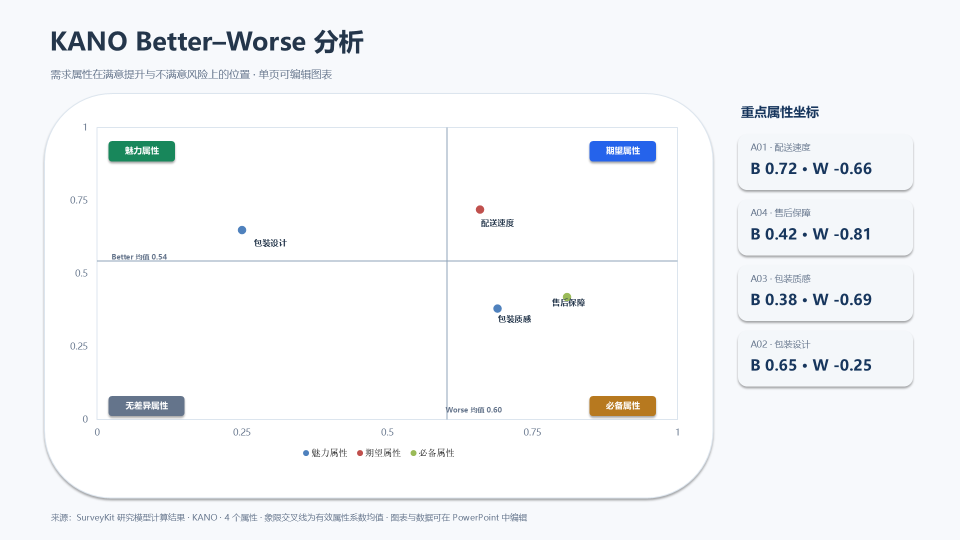
#> input picture kano-axis-qa.png, 1920 x 1080 px, given in place of ., which was not available (shown at 1/2 size)
$ python -i visual_qa.py   (imports and definitions only)
#> lines starting #> are read from the running program, lines starting #| are printed output that depends on the picture; after the words box and inside, x2 and y2 are one past the last pixel; in counts of white or black regions, pixels touching at a corner belong together; pictures that were not available may be replaced by others from this repository, and a replacement may not be noted
"""Optional rendered-image QA for generated PowerPoint files."""

from __future__ import annotations

from dataclasses import asdict, dataclass, field
from pathlib import Path
import shutil
import subprocess
import tempfile
from typing import Any, Iterable

from PIL import Image, ImageChops, ImageStat


@dataclass
class VisualQAResult:
    status: str = "skipped"
    checked_slides: int = 0
    issues: list[dict[str, Any]] = field(default_factory=list)
    score: int = 100
    reason: str = ""
    toolchain: dict[str, str] = field(default_factory=dict)

    @property
    def ok(self) -> bool:
        return not any(issue.get("level") == "error" for issue in self.issues)

    @property
    def error_count(self) -> int:
        return sum(issue.get("level") == "error" for issue in self.issues)

    @property
    def warning_count(self) -> int:
        return len(self.issues) - self.error_count

    # [7 lines left out: function to_dict, not called in this run]


def _background_color(image: Image.Image) -> tuple[int, int, int]:
    rgb = image.convert("RGB")
    width, height = rgb.size
    inset_x = max(0, min(width - 1, int(width * 0.01)))
    inset_y = max(0, min(height - 1, int(height * 0.01)))
    samples = [
        rgb.getpixel((inset_x, inset_y)),
        rgb.getpixel((width - 1 - inset_x, inset_y)),
        rgb.getpixel((inset_x, height - 1 - inset_y)),
        rgb.getpixel((width - 1 - inset_x, height - 1 - inset_y)),
    ]
    return tuple(int(sum(sample[channel] for sample in samples) / len(samples)) for channel in range(3))


def _foreground_mask(image: Image.Image, threshold: int = 28) -> Image.Image:
    rgb = image.convert("RGB")
    if max(rgb.size) > 1000:
        scale = 1000 / max(rgb.size)
        rgb = rgb.resize((max(1, int(rgb.width * scale)), max(1, int(rgb.height * scale))))
    background = Image.new("RGB", rgb.size, _background_color(rgb))
    difference = ImageChops.difference(rgb, background).convert("L")
    return difference.point(lambda value: 255 if value >= threshold else 0)


def _foreground_ratio(mask: Image.Image, box: tuple[int, int, int, int] | None = None) -> float:
    sample = mask.crop(box) if box else mask
    if sample.width <= 0 or sample.height <= 0:
        return 0.0
    mean = ImageStat.Stat(sample).mean[0]
    return float(mean / 255.0)


def inspect_slide_images(paths: Iterable[str | Path]) -> VisualQAResult:
#> called with paths = '../../kano-axis-qa.png'
    result = VisualQAResult(status="completed")
    for slide_index, path in enumerate(paths, 1):
        with Image.open(path) as image:
#> image is the input picture: PIL image 1920x1080 RGB; mean R, G, B 245, 246.7, 248.7
            mask = _foreground_mask(image)
#> in _foreground_mask, `rgb = rgb.resize((max(1, int(rgb.width * scale)), max(1, int(rgb.heigh..`:
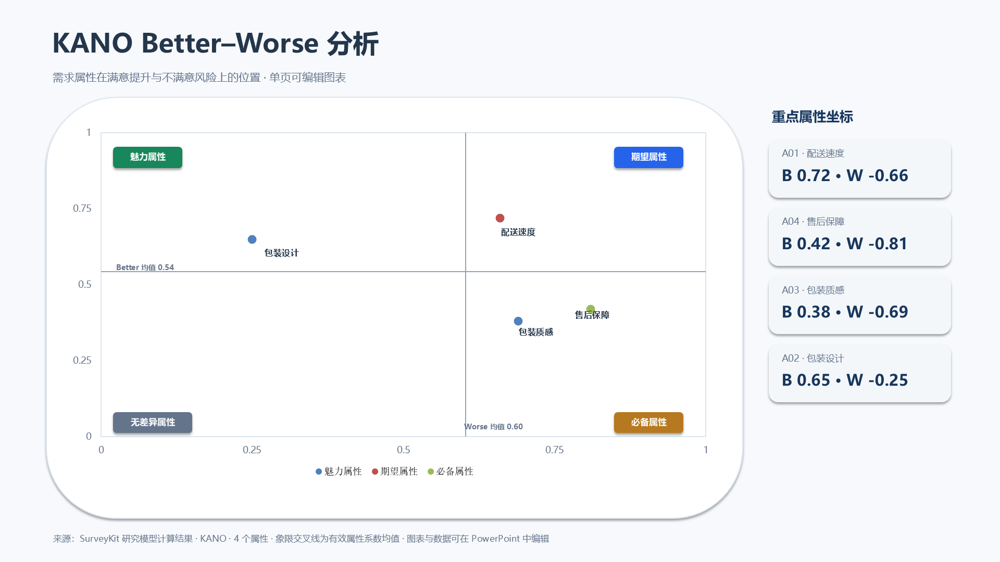
#> rgb: PIL image 1000x562 RGB; mean R, G, B 244.9, 246.7, 248.7
#> in _background_color, `samples = [ rgb.getpixel((inset_x, inset_y)), rgb.getpixel((width - 1 ..`: samples = [(247, 249, 252), (247, 249, 252), (247, 249, 252), (247, 249, 252)]
#> in _foreground_mask, `background = Image.new("RGB", rgb.size, _background_color(rgb))`:
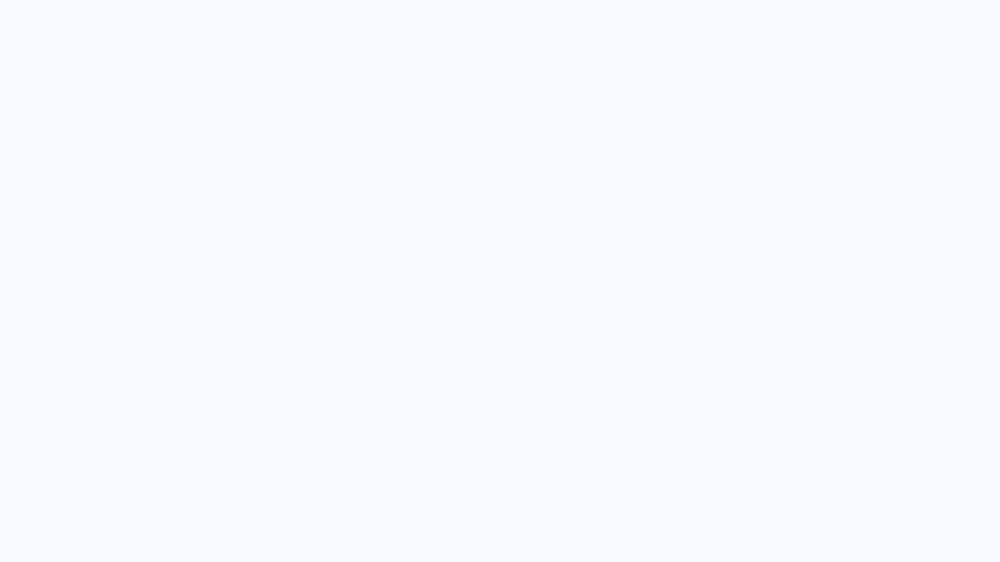
#> background: PIL image 1000x562 RGB; mean R, G, B 247, 249, 252
#> in _foreground_mask, `difference = ImageChops.difference(rgb, background).convert("L")`:
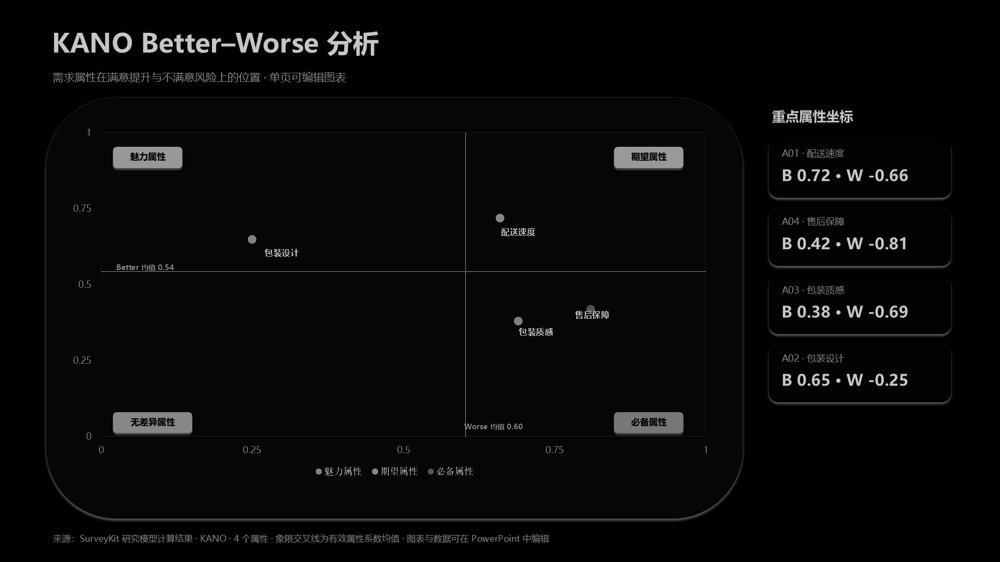
#> difference: PIL image 1000x562 L; min 0, max 221, mean 8.3
#> in _foreground_mask, `return difference.point(lambda value: 255 if value >= threshold else 0)`:
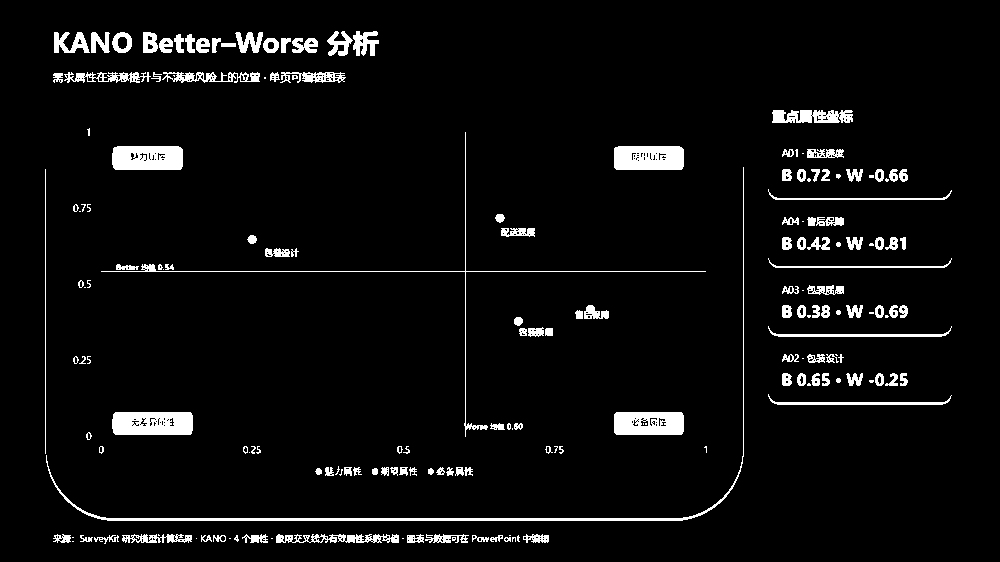
#> returned value: PIL image 1000x562 L; 4.8% white; 184 white regions (47 under 20 px), largest, box (x1, y1, x2, y2) and area: (46, 167, 744, 521) 2431, (112, 412, 193, 435) 1739, (112, 146, 183, 170) 1591
        result.checked_slides += 1
        content_ratio = _foreground_ratio(mask)
#> in _foreground_ratio, `mean = ImageStat.Stat(sample).mean[0]`: mean = 12.31
#> content_ratio = 0.0483
        if slide_index > 3 and content_ratio < 0.004:
            result.issues.append({
                "level": "warning",
                "code": "visually_near_empty_slide",
                "slide": slide_index,
                "content_ratio": round(content_ratio, 4),
            })
        margin_x = max(2, int(mask.width * 0.008))
#> margin_x = 8
        margin_y = max(2, int(mask.height * 0.012))
#> margin_y = 6
        edge_ratio = max(
            _foreground_ratio(mask, (0, 0, mask.width, margin_y)),
            _foreground_ratio(mask, (0, mask.height - margin_y, mask.width, mask.height)),
            _foreground_ratio(mask, (0, 0, margin_x, mask.height)),
            _foreground_ratio(mask, (mask.width - margin_x, 0, mask.width, mask.height)),
        )
#> edge_ratio = 0
        if 0.01 < content_ratio < 0.75 and edge_ratio > 0.38:
            result.issues.append({
                "level": "warning",
                "code": "content_touches_page_edge",
                "slide": slide_index,
                "edge_ratio": round(edge_ratio, 4),
            })
        if content_ratio > 0.62:
            result.issues.append({
                "level": "warning",
                "code": "visually_overdense_slide",
                "slide": slide_index,
                "content_ratio": round(content_ratio, 4),
            })

        left_ratio = _foreground_ratio(mask, (0, 0, mask.width // 2, mask.height))
#> in _foreground_ratio (call 6), `sample = mask.crop(box) if box else mask`:
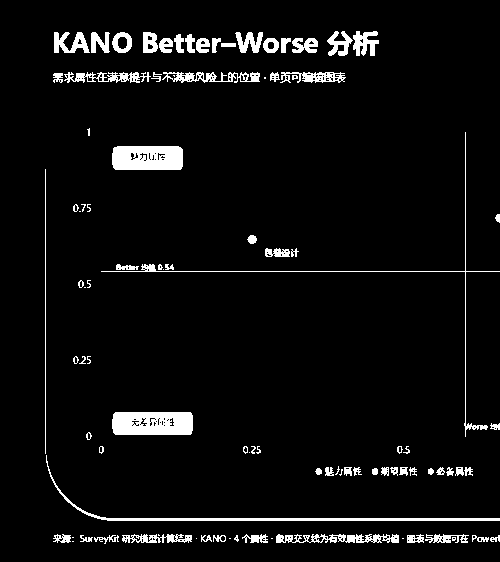
#> sample: PIL image 500x562 L; 5.2% white; 95 white regions (23 under 20 px), largest, box (x1, y1, x2, y2) and area: (112, 412, 193, 435) 1739, (112, 146, 183, 170) 1591, (46, 455, 500, 521) 1387
#> in _foreground_ratio (call 6), `mean = ImageStat.Stat(sample).mean[0]`: mean = 13.27
#> left_ratio = 0.052
        right_ratio = _foreground_ratio(mask, (mask.width // 2, 0, mask.width, mask.height))
#> in _foreground_ratio (call 7), `sample = mask.crop(box) if box else mask`:
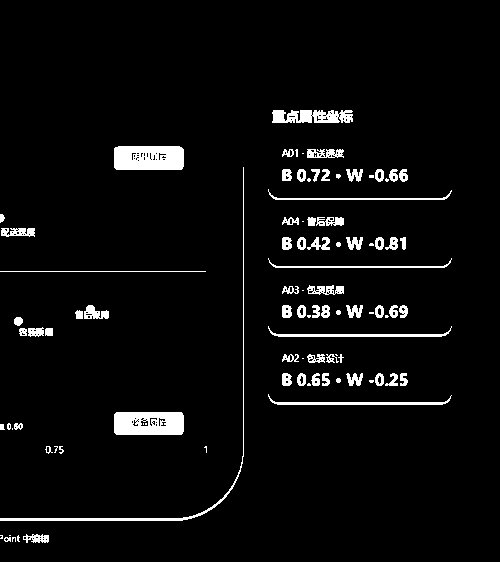
#> sample: PIL image 500x562 L; 4.5% white; 94 white regions (25 under 20 px), largest, box (x1, y1, x2, y2) and area: (114, 146, 184, 170) 1589, (114, 412, 184, 435) 1486, (0, 167, 244, 521) 1044
#> in _foreground_ratio (call 7), `mean = ImageStat.Stat(sample).mean[0]`: mean = 11.35
#> right_ratio = 0.0445
        denser_half = max(left_ratio, right_ratio)
#> denser_half = 0.052
        emptier_half = min(left_ratio, right_ratio)
#> emptier_half = 0.0445
        if slide_index > 3 and 0.02 < content_ratio < 0.55 and denser_half > 0.18 and emptier_half < 0.004:
            result.issues.append({
                "level": "warning",
                "code": "large_asymmetric_blank_area",
                "slide": slide_index,
                "denser_half_ratio": round(denser_half, 4),
                "emptier_half_ratio": round(emptier_half, 4),
            })
    result.score = max(0, 100 - result.error_count * 12 - result.warning_count * 3)
    return result


# [80 lines left out: function run_visual_qa, not called in this run]

#> (the run stopped early here; a loop or call above may not have finished)
